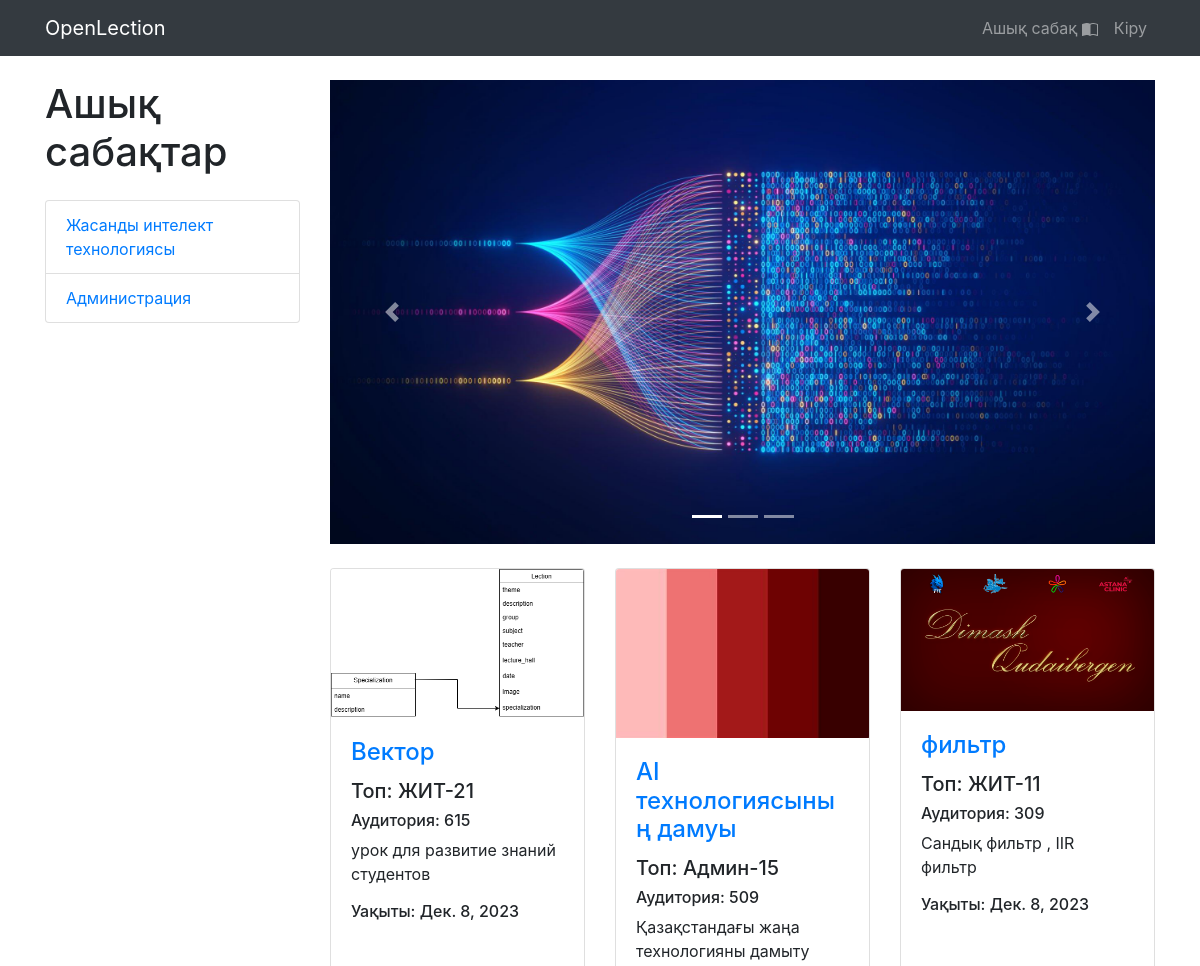
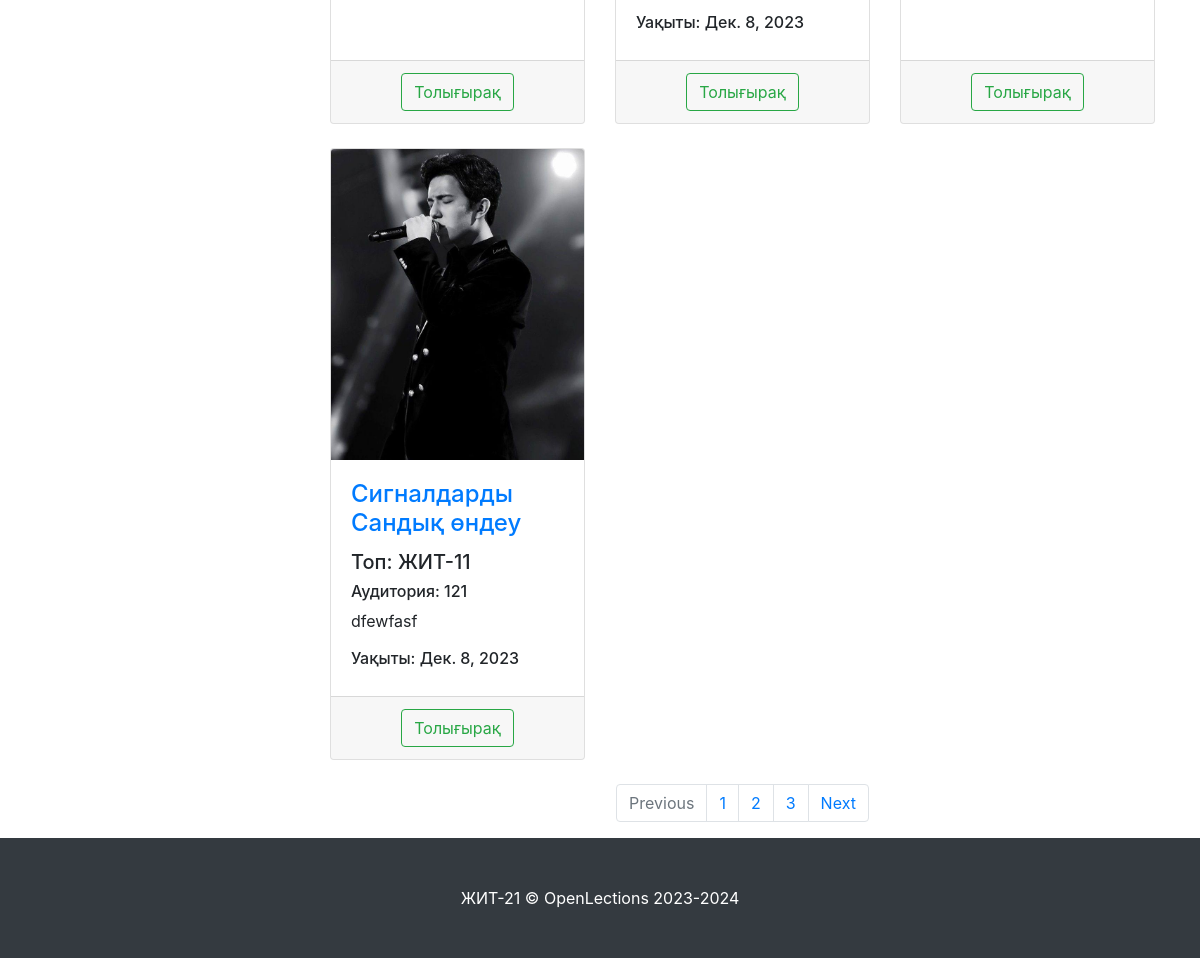
The page /lections/ on the database its author committed (2 pictures, top to bottom).
### lections/models.py (models this page shows, shortened)
class Specialization(models.Model):
    name = models.CharField(max_length=128, unique=True)
    description = models.TextField(null=True, blank=True)

class Lection(models.Model):
    theme = models.CharField(max_length=256)
    description = models.TextField()
    group = models.CharField(max_length=64)
    subject = models.CharField(max_length=128)
    teacher = models.CharField(max_length=256)
    lecture_hall = models.IntegerField()
    date = models.DateField()
    image = models.ImageField(upload_to='lections_images')
    specialization = models.ForeignKey(to=Specialization, on_delete=models.CASCADE)

### lections/views.py (the view)
# urls.py: path('', lections, name='index')
def lections(request):
    context = {
        'title': 'OpenLection - Ашық сабақ',
        'lections': Lection.objects.all(),
        'specializations': Specialization.objects.all(),
    }
    return render(request,'lections/lections.html', context)

### lections/templates/lections/lections.html (shortened to what this page needs)
{% extends 'lections/base.html' %}
{% load static %}
{% block css %}
    <link href="{% static 'vendor/css/products.css' %}" rel="stylesheet">
{% endblock %}
{% block content %}
    <div class="container">
    <div class="row">
        <div class="col-lg-3">
            <h1 class="my-4">Ашық сабақтар</h1>
            <div class="list-group">
                {% for specialization in specializations %}
                    <a href="#" class="list-group-item">{{ specialization.name }}</a>
                {% endfor %}
            </div>
        </div>
        <div class="col-lg-9">
            <div id="carouselExampleIndicators" class="carousel slide my-4" data-ride="carousel">
                <ol class="carousel-indicators">
                    <li data-target="#carouselExampleIndicators" data-slide-to="0" class="active"></li>
                    <li data-target="#carouselExampleIndicators" data-slide-to="1"></li>
                    <li data-target="#carouselExampleIndicators" data-slide-to="2"></li>
                </ol>
                <div class="carousel-inner" role="listbox">
                    <div class="carousel-item active">
                        <img class="d-block img-fluid" src="{% static 'vendor/img/slides/slide-1.jpg' %}" alt="First slide">
                    </div>
                </div>
                <a class="carousel-control-prev" href="#carouselExampleIndicators" role="button" data-slide="prev">
                    <span class="carousel-control-prev-icon" aria-hidden="true"></span>
                </a>
                <a class="carousel-control-next" href="#carouselExampleIndicators" role="button" data-slide="next">
                    <span class="carousel-control-next-icon" aria-hidden="true"></span>
                </a>
            </div>
            <div class="row">
                {% for lection in lections %}
                <div class="col-lg-4 col-md-6 mb-4">
                    <div class="card h-100">
                        <a href="#">
                            <img class="card-img-top"
                                 src="{{ lection.image.url }}"
                                 alt="">
                        </a>
                        <div class="card-body">
                            <h4 class="card-title">
                                <a href="#">{{ lection.theme }}</a>
                            </h4>
                            <h5>Топ: {{ lection.group }}</h5>
                            <h6>Аудитория: {{ lection.lecture_hall }}</h6>
                            <p class="card-text">{{ lection.description }}</p>
                            <h6>Уақыты: {{ lection.date }}</h6>
                        </div>
                        <div class="card-footer text-center">
                            <button type="button" class="btn btn-outline-success">Толығырақ</button>
                        </div>
                    </div>
                </div>
                {% endfor %}
            </div>
            <nav aria-label="Page navigation example">
                <ul class="pagination justify-content-center">
                    <li class="page-item disabled">
                        <a class="page-link" href="#" tabindex="-1" aria-disabled="true">Previous</a>
                    </li>
                    <li class="page-item"><a class="page-link" href="#">1</a></li>
                    <li class="page-item"><a class="page-link" href="#">2</a></li>
                    <li class="page-item"><a class="page-link" href="#">3</a></li>
                    <li class="page-item">
                        <a class="page-link" href="#">Next</a>
                    </li>
                </ul>
            </nav>
        </div>
    </div>
</div>
{% endblock %}
{% block footer %}
    <footer class="py-5 bg-dark">
    <div class="container">
        <p class="m-0 text-center text-white">ЖИТ-21 &copy; OpenLections 2023-2024</p>
    </div>
</footer>
{% endblock %}

### lections/templates/lections/base.html (shortened to what this page needs)
{% load static %}
<!DOCTYPE html>
<html lang="en">
<head>
    <link href="{% static 'vendor/bootstrap/css/bootstrap.min.css' %}" rel="stylesheet">
    {% block css %}  {% endblock %}
</head>
<body>
<nav class="navbar navbar-expand-lg navbar-dark bg-dark fixed-top">
    <div class="container">
        <a class="navbar-brand" href="{% url 'index' %}">OpenLection</a>
        <div class="collapse navbar-collapse" id="navbarResponsive">
            <ul class="navbar-nav ml-auto">
                <li class="nav-item">
                    <a class="nav-link" href="{% url 'lections:index' %}">Ашық сабақ  </a>
                </li>
                {% if user.is_authenticated %}
                    <li class="nav-item dropdown">
                    <a class="nav-link dropdown-toggle" href="#" id="navbarDropdown" role="button"
                       data-bs-toggle="dropdown" aria-expanded="false">
                        <i class="fas fa-user-circle"></i>
                    </a>
                    <ul class="dropdown-menu" aria-labelledby="navbarDropdown">
                        <li>
                            <a class="dropdown-item" href="{% url 'users:profile' %}">Профиль</a>
                        </li>
                        <li><a class="dropdown-item" href="orders/orders.html">Таңдаулылар</a></li>
                        {% if user.is_superuser or user.is_staff %}
                                <li>
                                    <a class="dropdown-item" href="{% url 'admin:index' %}">
                                        Админ-панель
                                    </a>
                                </li>
                        {% endif %}
                        <li>
                            <hr class="dropdown-divider">
                        </li>
                        <li>
                            <a class="dropdown-item" href="{% url 'users:logout' %}">
                                Шығу
                            </a>
                        </li>
                    </ul>
                </li>
                {% else %}
                    <li class="nav-item">
                        <a class="nav-link" href="{% url 'users:login' %}">Кіру </a>
                    </li>
                {% endif %}
            </ul>
        </div>
    </div>
</nav>
{% block content %}  {% endblock %}
{% block footer %}  {% endblock %}
</body>
</html>

### rows shown on the page
Specialization: name "Жасанды интелект технологиясы"
Specialization: name "Администрация"
Lection: image (picture), theme "Вектор", group "ЖИТ-21", lecture_hall "615", description "урок для развитие знаний студентов", date "Дек. 8, 2023"
Lection: image (picture), theme "AI технологиясының дамуы", group "Админ-15", lecture_hall "509", description "Қазақстандағы жаңа технологияны дамыту", date "Дек. 8, 2023"
Lection: image (picture), theme "фильтр", group "ЖИТ-11", lecture_hall "309", description "Сандық фильтр , IIR фильтр", date "Дек. 8, 2023"
Lection: image (picture), theme "Сигналдарды Сандық өндеу", group "ЖИТ-11", lecture_hall "121", description "dfewfasf", date "Дек. 8, 2023"
